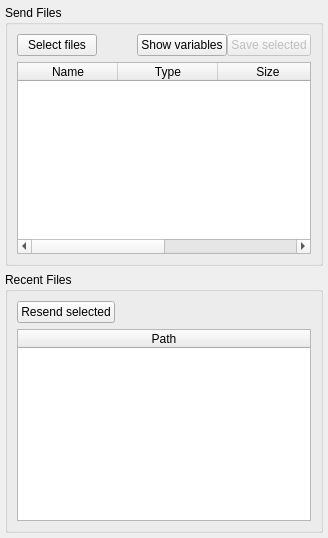
      <widget class="QWidget" name="tabVariables">
       <attribute name="icon">
        <iconset resource="resources.qrc">
         <normaloff>:/icons/resources/icons/variables.png</normaloff>:/icons/resources/icons/variables.png</iconset>
       </attribute>
       <attribute name="title">
        <string>Variables</string>
       </attribute>
       <layout class="QVBoxLayout" name="verticalLayout_5">
        <property name="leftMargin">
         <number>5</number>
        </property>
        <property name="topMargin">
         <number>5</number>
        </property>
        <property name="rightMargin">
         <number>5</number>
        </property>
        <property name="bottomMargin">
         <number>5</number>
        </property>
        <item>
         <widget class="QGroupBox" name="groupBox_12">
          <property name="title">
           <string>Send Files</string>
          </property>
          <layout class="QGridLayout" name="gridLayout_19">
           <item row="0" column="0">
            <layout class="QHBoxLayout" name="horizontalLayout_5">
             <property name="spacing">
              <number>0</number>
             </property>
             <property name="topMargin">
              <number>0</number>
             </property>
             <property name="bottomMargin">
              <number>0</number>
             </property>
             <item>
              <widget class="QPushButton" name="buttonSend">
               <property name="sizePolicy">
                <sizepolicy hsizetype="Maximum" vsizetype="Maximum">
                 <horstretch>0</horstretch>
                 <verstretch>0</verstretch>
                </sizepolicy>
               </property>
               <property name="focusPolicy">
                <enum>Qt::TabFocus</enum>
               </property>
               <property name="text">
                <string>Select files</string>
               </property>
              </widget>
             </item>
             <item>
              <spacer name="horizontalSpacer_3">
               <property name="orientation">
                <enum>Qt::Horizontal</enum>
               </property>
               <property name="sizeType">
                <enum>QSizePolicy::Expanding</enum>
               </property>
               <property name="sizeHint" stdset="0">
                <size>
                 <width>40</width>
                 <height>20</height>
                </size>
               </property>
              </spacer>
             </item>
             <item>
              <widget class="QPushButton" name="buttonRefreshList">
               <property name="sizePolicy">
                <sizepolicy hsizetype="Preferred" vsizetype="Maximum">
                 <horstretch>0</horstretch>
                 <verstretch>0</verstretch>
                </sizepolicy>
               </property>
               <property name="focusPolicy">
                <enum>Qt::TabFocus</enum>
               </property>
               <property name="text">
                <string>Show variables</string>
               </property>
              </widget>
             </item>
             <item>
              <widget class="QPushButton" name="buttonReceiveFiles">
               <property name="enabled">
                <bool>false</bool>
               </property>
               <property name="sizePolicy">
                <sizepolicy hsizetype="Preferred" vsizetype="Maximum">
                 <horstretch>0</horstretch>
                 <verstretch>0</verstretch>
                </sizepolicy>
               </property>
               <property name="focusPolicy">
                <enum>Qt::TabFocus</enum>
               </property>
               <property name="text">
                <string>Save selected</string>
               </property>
              </widget>
             </item>
            </layout>
           </item>
           <item row="1" column="0">
            <widget class="QTableWidget" name="emuVarView">
             <property name="sizePolicy">
              <sizepolicy hsizetype="MinimumExpanding" vsizetype="MinimumExpanding">
               <horstretch>0</horstretch>
               <verstretch>0</verstretch>
              </sizepolicy>
             </property>
             <property name="contextMenuPolicy">
              <enum>Qt::CustomContextMenu</enum>
             </property>
             <property name="acceptDrops">
              <bool>false</bool>
             </property>
             <property name="editTriggers">
              <set>QAbstractItemView::NoEditTriggers</set>
             </property>
             <property name="showDropIndicator" stdset="0">
              <bool>false</bool>
             </property>
             <property name="dragDropOverwriteMode">
              <bool>false</bool>
             </property>
             <property name="selectionBehavior">
              <enum>QAbstractItemView::SelectRows</enum>
             </property>
             <property name="textElideMode">
              <enum>Qt::ElideRight</enum>
             </property>
             <property name="sortingEnabled">
              <bool>true</bool>
             </property>
             <attribute name="horizontalHeaderDefaultSectionSize">
              <number>100</number>
             </attribute>
             <attribute name="horizontalHeaderHighlightSections">
              <bool>false</bool>
             </attribute>
             <attribute name="horizontalHeaderMinimumSectionSize">
              <number>40</number>
             </attribute>
             <attribute name="horizontalHeaderShowSortIndicator" stdset="0">
              <bool>true</bool>
             </attribute>
             <attribute name="horizontalHeaderStretchLastSection">
              <bool>true</bool>
             </attribute>
             <attribute name="verticalHeaderVisible">
              <bool>false</bool>
             </attribute>
             <attribute name="verticalHeaderDefaultSectionSize">
              <number>21</number>
             </attribute>
             <attribute name="verticalHeaderShowSortIndicator" stdset="0">
              <bool>false</bool>
             </attribute>
             <column>
              <property name="text">
               <string>Name</string>
              </property>
             </column>
             <column>
              <property name="text">
               <string>Type</string>
              </property>
             </column>
             <column>
              <property name="text">
               <string>Size</string>
              </property>
             </column>
             <column>
              <property name="text">
               <string>Preview</string>
              </property>
             </column>
            </widget>
           </item>
          </layout>
         </widget>
        </item>
        <item>
         <widget class="QGroupBox" name="groupBox_3">
          <property name="title">
           <string>Recent Files</string>
          </property>
          <layout class="QGridLayout" name="gridLayout_12">
           <item row="2" column="0">
            <widget class="QTableWidget" name="varLoadedView">
             <property name="sizePolicy">
              <sizepolicy hsizetype="Expanding" vsizetype="Minimum">
               <horstretch>0</horstretch>
               <verstretch>0</verstretch>
              </sizepolicy>
             </property>
             <property name="focusPolicy">
              <enum>Qt::ClickFocus</enum>
             </property>
             <property name="contextMenuPolicy">
              <enum>Qt::CustomContextMenu</enum>
             </property>
             <property name="showDropIndicator" stdset="0">
              <bool>false</bool>
             </property>
             <property name="dragDropOverwriteMode">
              <bool>false</bool>
             </property>
             <property name="selectionBehavior">
              <enum>QAbstractItemView::SelectItems</enum>
             </property>
             <property name="sortingEnabled">
              <bool>true</bool>
             </property>
             <attribute name="horizontalHeaderStretchLastSection">
              <bool>true</bool>
             </attribute>
             <attribute name="verticalHeaderVisible">
              <bool>false</bool>
             </attribute>
             <column>
              <property name="text">
               <string>Path</string>
              </property>
             </column>
            </widget>
           </item>
           <item row="0" column="0">
            <layout class="QHBoxLayout" name="horizontalLayout_26">
             <property name="bottomMargin">
              <number>0</number>
             </property>
             <item>
              <widget class="QPushButton" name="buttonResendFiles">
               <property name="sizePolicy">
                <sizepolicy hsizetype="Maximum" vsizetype="Fixed">
                 <horstretch>0</horstretch>
                 <verstretch>0</verstretch>
                </sizepolicy>
               </property>
               <property name="text">
                <string>Resend selected</string>
               </property>
              </widget>
             </item>
             <item>
              <spacer name="horizontalSpacer_2">
               <property name="orientation">
                <enum>Qt::Horizontal</enum>
               </property>
               <property name="sizeHint" stdset="0">
                <size>
                 <width>40</width>
                 <height>20</height>
                </size>
               </property>
              </spacer>
             </item>
            </layout>
           </item>
          </layout>
         </widget>
        </item>
       </layout>
      </widget>
